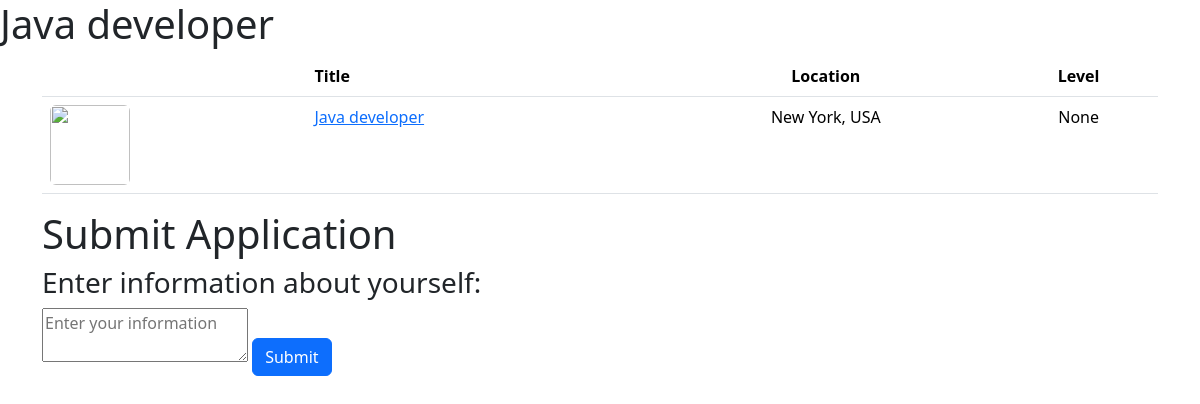
Screenshot of /candidate/2/ (signed in) with the database file from the repository.
### vacancy/models.py (models this page shows)
class Vacancy(models.Model):
    REMOTE_TYPE = (
        ('R', 'Remote'),
        ('O', 'Office'),
        ('H', 'Hybrid')
    )
    WORK_TYPE = (
        ('F', 'Full time'),
        ('P', 'Part time')
    )
    job_poster = models.ForeignKey(CustomUser, on_delete=models.CASCADE)
    location = models.CharField(max_length=100)
    min_exp = models.FloatField(default=0)
    max_exp = models.FloatField(null=True, blank=True)
    title = models.CharField(max_length=100)
    type_remote = models.CharField(choices=REMOTE_TYPE, max_length=1, null=True, blank=True)
    type_work = models.CharField(choices=WORK_TYPE, max_length=1, null=True, blank=True)
    level = models.CharField(max_length=100, null=True, blank=True)
    description = models.TextField()
    tags = models.TextField()

### candidate/views.py (the view, shortened to what this page needs)
# urls.py: path('<int:id>/', job_detail)
@login_required(login_url='/login')
def job_detail(request, id):
    try:
        vacancy = Vacancy.objects.get(id=id)
    except Vacancy.DoesNotExist:
        return HttpResponse("Bunday vakansiya yo'q", status=404)
    return render(request, 'vacancy.html', context={'job': vacancy, 'messages': messages})

### templates/vacancy.html (shortened to what this page needs)
<!DOCTYPE html>
<html lang="en">
<head>
    <link href="https://cdn.jsdelivr.net/npm/bootstrap@5.3.3/dist/css/bootstrap.min.css" rel="stylesheet">
</head>
<h1>{{ job.title }}</h1>
<body>
    <link href="https://maxcdn.bootstrapcdn.com/font-awesome/4.3.0/css/font-awesome.min.css" rel="stylesheet">
<div class="container">
<div class="row">
	<div class="col-lg-12">
		<div class="main-box clearfix">
			<div class="table-responsive">
				<table class="table user-list">
					<thead>
						<tr>
							<th></th>
							<th><span>Title</span></th>
							<th class="text-center"><span>Location</span></th>
							<th class="text-center"><span>Level</span></th>
						</tr>
					</thead>
					<tbody>
                    <tr>
							<td>
								<img class=rounded src="https://bootdey.com/img/Content/avatar/avatar1.png" alt=""
								 style="width: 80px; height: 80px">
							</td>
							<td>
								<a href="#">
								{{ job.title }}
								</a>
							</td>
							<td class="text-center">
								<span>
								{{ job.location }}
								</span>
							</td>
							<td class="text-center">
								<span>
								{{ job.level }}
								</span>
							</td>
					</tbody>
				</table>
				<form method="post">
    <h1>Submit Application</h1>
    <h3>Enter information about yourself:</h3>
					<textarea name="click_text" placeholder="Enter your information">
</textarea>
					<button type="submit" class="btn btn-primary">Submit</button>
						</form>
			</div>
		</div>
</div>
</div>
</body>
</html>

### rows the page displays
Vacancy: title "Java developer", location "New York, USA", level "None"
